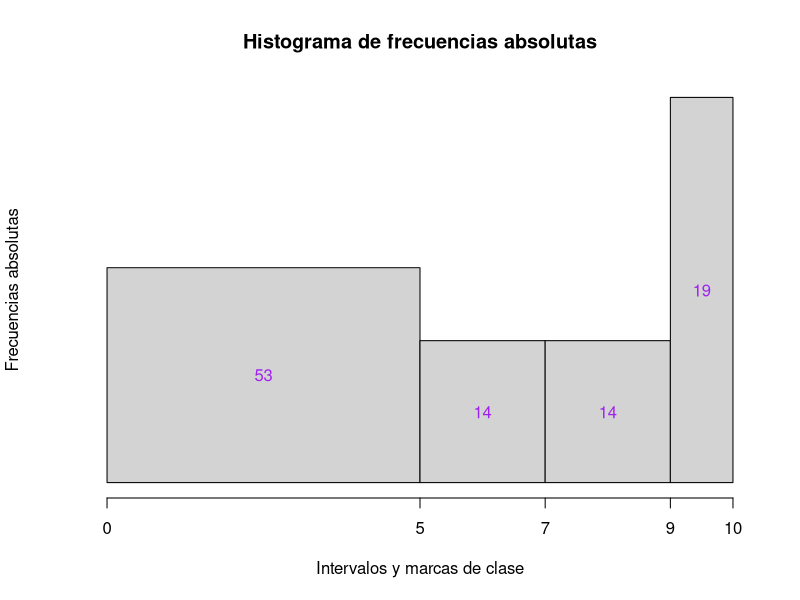
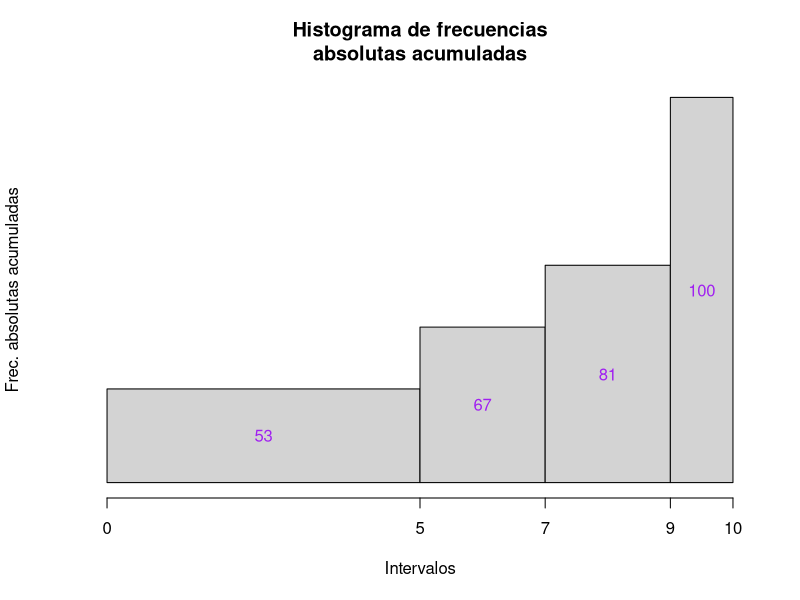

These figures' R source, in order:
## ---- chunk 1
set.seed(4)
notas = sample(0:10,100, replace = TRUE)
set.seed(NULL)
notas
## ---- chunk 2
L = c(0,5,7,9,10)
# Definimos notas1 como el resultado de la codificación en intervalos utilizando como etiquetas los propios intervalos.
notas1 = cut(notas, breaks = L, right = FALSE, include.lowest = TRUE)
notas1
## ---- chunk 3
#Definimos las marcas de clase
MC = (L[1:length(L)-1] + L[2:length(L)])/2
# Definimos notas2 como el resultado de la codificación en intervalos utilizando como etiquetas las marcas de clase.
notas2 = cut(notas, breaks = L, labels = MC,right = FALSE, include.lowest = TRUE)
notas2
## ---- chunk 4
# Definimos notas3 como el resultado de la codificación en intervalos utilizando como etiquetas la posición ordenada del intervalo(1,2,3 y 4).
notas3 = cut(notas, breaks = L, labels = FALSE,right = FALSE, include.lowest = TRUE)
notas3
## ---- chunk 5
# Definimos notas3 como el resultado de la codificación en intervalos utilizando como etiquetas Susp, Aprob, Not y Exc
notas4 = cut(notas, breaks = L, labels = c("Susp","Aprob", "Not", "Exc"),right = FALSE, include.lowest = TRUE)
notas4
## ---- chunk 6
table(notas4)
## ---- chunk 7
prop.table(table(notas4))
## ---- chunk 8
cumsum(table(notas4))
## ---- chunk 9
cumsum(prop.table(table(notas4)))
## ---- chunk 10
notasHist = hist(notas, breaks = L, right = FALSE, include.lowest = TRUE, plot = FALSE)
FAbs = notasHist$count
FRel = prop.table(FAbs)
FAbsCum = cumsum(FAbs)
FRelCum = cumsum(FRel)
## ---- chunk 11
intervalos = c("[0,5)","[5,7)","[7,9)","[9,10]")
clasificacion = c("Suspenso","Aprobado","Notable","Excelente")
marcas = notasHist$mids #Mids nos da las marcas de clase del histograma
tabla.Fr = data.frame(intervalos,clasificacion,marcas,FAbs,FAbsCum,FRel,FRelCum)
tabla.Fr
## ---- chunk 12
TablaFrecs.L = function(x,L,V){
  x_cut = cut(x, breaks=L, right=FALSE, include.lowest=V)
  intervals = levels(x_cut)
  mc = (L[1:(length(L)-1)]+L[2:length(L)])/2
  Fr.abs = as.vector(table(x_cut)) 
  Fr.rel = round(Fr.abs/length(x),4)
  Fr.cum.abs = cumsum(Fr.abs)
  Fr.cum.rel = cumsum(Fr.rel)
  tabla = data.frame(intervals, mc, Fr.abs, Fr.cum.abs, Fr.rel, Fr.cum.rel)
  tabla
}
TablaFrecs.L(notas, L, TRUE)
## ---- chunk 13
TOT = tabla.Fr$FAbsCum[4] # Accedo a la ultima fila de la suma acumulada que es dodne sale el total
TOT
## ---- chunk 14
notas.media = round(sum(tabla.Fr$FAbs*tabla.Fr$marcas)/TOT,3)
# suma del producto de las frecuencias absolutas por las marcas de clase dividido por el total
notas.media
## ---- chunk 15
notas.var = round(sum(tabla.Fr$FAbs*tabla.Fr$marcas^2)/TOT-notas.media^2,3)
# Suma producto de la frecuencia absoluta por las marcas al cuadrado dividido por el total y restarle la media al cuadrado
notas.var
## ---- chunk 16
notas.dt = round(sqrt(notas.var),3)
notas.dt
## ---- chunk 17
I.modal = tabla.Fr$intervalos[which(tabla.Fr$FAbs == max(tabla.Fr$FAbs))]
# Los intervalos para los que la frecuencia absoluta es maxima
I.modal
## ---- chunk 18
I.critic = tabla.Fr$intervalos[which(tabla.Fr$FRelCum >= 0.5)]
I.critic[1] # I.critic me saca todos los intervalos por encima de 0.5, por eso le digo que me de la posicion 1 que es la primera en pasar ese 0.5
## ---- chunk 19
n = TOT
Lc = L[1] # Limite inferior del intervalo
Lc.pos = L[2] # Limite superior
Ac = L[2]-L[1] # Amplitud del intervalo
Nc.ant = 0 # # Frecuencia absoluta acumulada del anterior en este caso 0 por ser la primera posición pero sino podria ser por ejemplo tabla.Fr$FAbsCum[3] si el intervalo actual fuera 4
nc = tabla.Fr$FAbs[1] # Frecuencia absoluta del intervalo actual
M = Lc + Ac * ((n/2) - Nc.ant) / nc
M # Aproximación de la mediana de los datos "reales"
## ---- chunk 20
median(notas)
## ---- chunk 21
med.est = function(P,TOT){
  n = TOT
  Lc = L[P] # Limite inferior del intervalo
  Lc.pos = L[P+1] # Limite superior
  Ac = L[P+1]-L[P] # Amplitud del intervalo
  if(P == 1){
    Nc.ant = 0
  }
  else {
    Nc.ant =  tabla.Fr$FAbsCum[P-1]  
  }
  nc = tabla.Fr$FAbs[P] # Frecuencia absoluta del intervalo actual
  M = Lc + Ac * ((n/2) - Nc.ant) / nc
  M # Aproximación de la mediana de los datos "reales"
}

med.est(which(tabla.Fr$intervalos == I.critic)[1],TOT)
## ---- chunk 22
aprox.quantile.p = function(Lcrit,Acrit,n,p,Ncrit.ant,ncrit){
  round(Lcrit+Acrit*(p*n-Ncrit.ant)/ncrit,3)
}
  
aprox.quantile.p(Lc,Ac,n,0.25,Nc.ant,nc) #Primer cuartil
aprox.quantile.p(Lc,Ac,n,0.75,Nc.ant,nc) #Tercer cuartil
## ---- chunk 23
aprox.quantile.p_2 = function(P,TOT,quan){
  n = TOT
  Lc = L[P] # Limite inferior del intervalo
  Lc.pos = L[P+1] # Limite superior
  Ac = L[P+1]-L[P] # Amplitud del intervalo
  if(P == 1){
    Nc.ant = 0
  }
  else {
    Nc.ant =  tabla.Fr$FAbsCum[P-1]  
  }
  nc = tabla.Fr$FAbs[P] # Frecuencia absoluta del intervalo actual
  
  round(Lc+Ac*(quan*n-Nc.ant)/nc,3)
}
  
aprox.quantile.p_2(1,n,0.25) #Primer cuartil
aprox.quantile.p_2(1,n,0.75) #Tercer cuartil
## ---- chunk 24
quantile(notas,0.25)
quantile(notas,0.75)
## ---- chunk 25
histAbs = function(x,L) {
  h = hist(x, breaks = L, right = FALSE, freq = FALSE,
           xaxt = "n", yaxt = "n", col = "lightgray", 
           main = "Histograma de frecuencias absolutas", 
           xlab = "Intervalos y marcas de clase",ylab = "Frecuencias absolutas")
  axis(1, at=L)
  text(h$mids, h$density/2, labels=h$counts, col="purple") 
}

histAbs(notas,L)
## ---- chunk 26
histAbsCum = function(x,L) {
  h = hist(x, breaks = L, right = FALSE , plot = FALSE) 
  h$density = cumsum(h$density)
  plot(h, freq = FALSE, xaxt = "n", yaxt = "n", col = "lightgray", 
       main = "Histograma de frecuencias\nabsolutas acumuladas", xlab = "Intervalos", 
       ylab = "Frec. absolutas acumuladas")
  axis(1, at=L)
  text(h$mids, h$density/2, labels = cumsum(h$counts), col = "purple") 
}

histAbsCum(notas,L)
